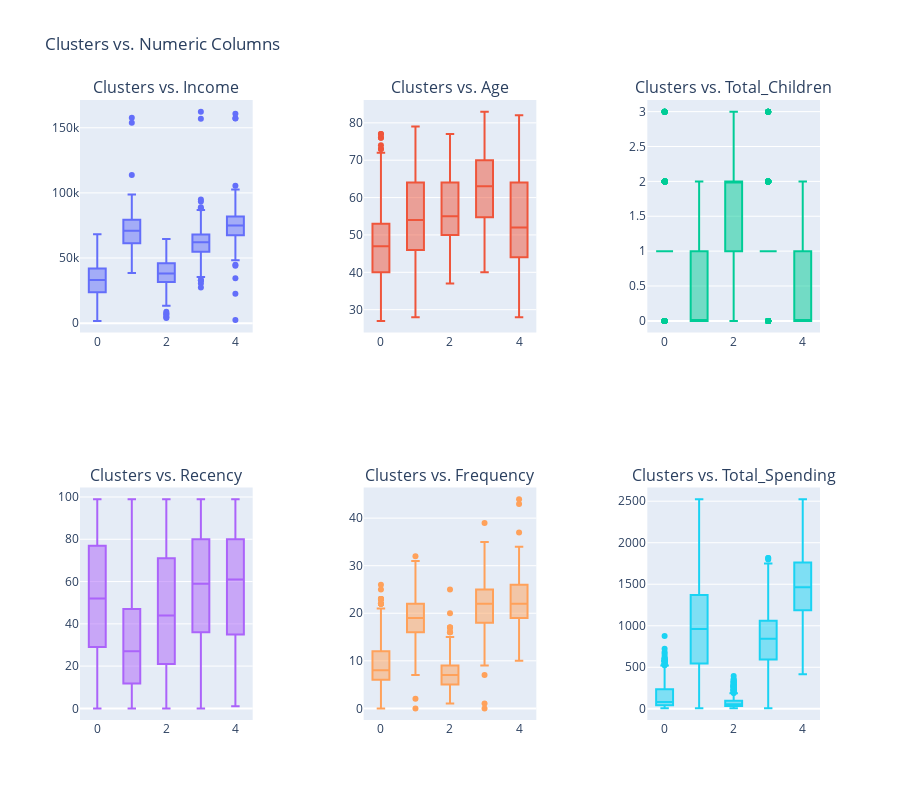

Notebook cell for this chart:
### Code cell
import plotly.graph_objs as go
from plotly.subplots import make_subplots

columns = ["Income", "Age", "Total_Children", "Recency", "Frequency", "Total_Spending"]

# Create a subplot grid
fig = make_subplots(rows=2, cols=3, subplot_titles=[f'Clusters vs. {column}' for column in columns], horizontal_spacing=0.15)

for i, column in enumerate(columns):
    row = i // 3 + 1
    col = i % 3 + 1
    
    # Create a box plot for each column
    trace = go.Box(y=final_df[column], x=final_df["Clusters"], name=f'Clusters vs. {column}', )
    fig.add_trace(trace, row=row, col=col)

# Update layout
fig.update_layout(
    showlegend=False,
    height=800,
    title_text="Clusters vs. Numeric Columns",
)

# Show the plot
fig.show()

### Figure 1 — Plotly figure (JSON) as saved in the notebook; plotly's stock layout.template omitted (floating-point values rounded to 4 significant figures; data arrays with more than 128 entries replaced by an {"elided": "..."} marker saying what was removed)
{"data": [{"name": "Clusters vs. Income", "type": "box", "x": {"elided": "2212 int values"}, "xaxis": "x", "y": {"elided": "2212 int values"}, "yaxis": "y"}, {"name": "Clusters vs. Age", "type": "box", "x": {"elided": "2212 int values"}, "xaxis": "x2", "y": {"elided": "2212 int values"}, "yaxis": "y2"}, {"name": "Clusters vs. Total_Children", "type": "box", "x": {"elided": "2212 int values"}, "xaxis": "x3", "y": {"elided": "2212 int values"}, "yaxis": "y3"}, {"name": "Clusters vs. Recency", "type": "box", "x": {"elided": "2212 int values"}, "xaxis": "x4", "y": {"elided": "2212 int values"}, "yaxis": "y4"}, {"name": "Clusters vs. Frequency", "type": "box", "x": {"elided": "2212 int values"}, "xaxis": "x5", "y": {"elided": "2212 int values"}, "yaxis": "y5"}, {"name": "Clusters vs. Total_Spending", "type": "box", "x": {"elided": "2212 int values"}, "xaxis": "x6", "y": {"elided": "2212 int values"}, "yaxis": "y6"}], "layout": {"annotations": [{"font": {"size": 16}, "showarrow": false, "text": "Clusters vs. Income", "x": 0.1167, "xanchor": "center", "xref": "paper", "y": 1, "yanchor": "bottom", "yref": "paper"}, {"font": {"size": 16}, "showarrow": false, "text": "Clusters vs. Age", "x": 0.5, "xanchor": "center", "xref": "paper", "y": 1, "yanchor": "bottom", "yref": "paper"}, {"font": {"size": 16}, "showarrow": false, "text": "Clusters vs. Total_Children", "x": 0.8833, "xanchor": "center", "xref": "paper", "y": 1, "yanchor": "bottom", "yref": "paper"}, {"font": {"size": 16}, "showarrow": false, "text": "Clusters vs. Recency", "x": 0.1167, "xanchor": "center", "xref": "paper", "y": 0.375, "yanchor": "bottom", "yref": "paper"}, {"font": {"size": 16}, "showarrow": false, "text": "Clusters vs. Frequency", "x": 0.5, "xanchor": "center", "xref": "paper", "y": 0.375, "yanchor": "bottom", "yref": "paper"}, {"font": {"size": 16}, "showarrow": false, "text": "Clusters vs. Total_Spending", "x": 0.8833, "xanchor": "center", "xref": "paper", "y": 0.375, "yanchor": "bottom", "yref": "paper"}], "height": 800, "showlegend": false, "title": {"text": "Clusters vs. Numeric Columns"}, "xaxis": {"anchor": "y", "domain": [0, 0.2333]}, "xaxis2": {"anchor": "y2", "domain": [0.3833, 0.6167]}, "xaxis3": {"anchor": "y3", "domain": [0.7667, 1.0]}, "xaxis4": {"anchor": "y4", "domain": [0, 0.2333]}, "xaxis5": {"anchor": "y5", "domain": [0.3833, 0.6167]}, "xaxis6": {"anchor": "y6", "domain": [0.7667, 1.0]}, "yaxis": {"anchor": "x", "domain": [0.625, 1]}, "yaxis2": {"anchor": "x2", "domain": [0.625, 1]}, "yaxis3": {"anchor": "x3", "domain": [0.625, 1]}, "yaxis4": {"anchor": "x4", "domain": [0, 0.375]}, "yaxis5": {"anchor": "x5", "domain": [0, 0.375]}, "yaxis6": {"anchor": "x6", "domain": [0, 0.375]}}}
